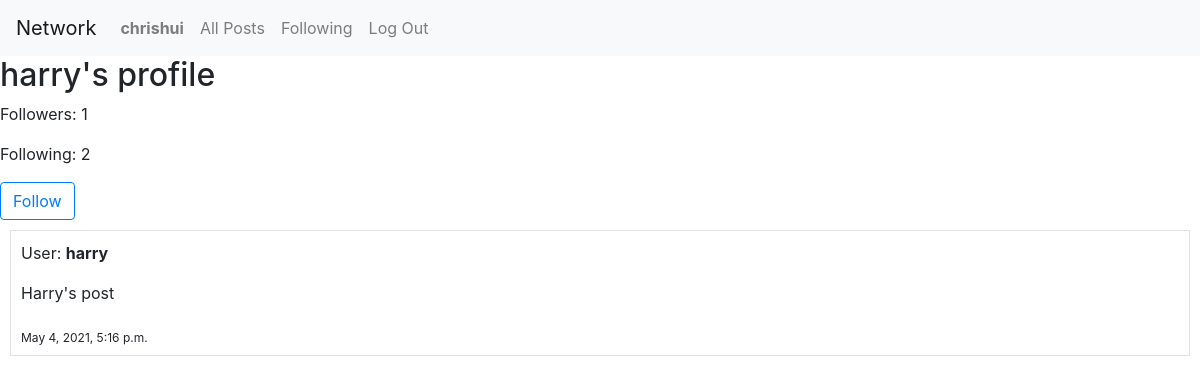
The page /profile/2 (signed in) on the database its author committed.
### network/models.py (models this page shows, shortened)
class User(AbstractUser):
    pass

class TimeStampMixin(models.Model):
    created_at = models.DateTimeField(auto_now_add=True)
    updated_at = models.DateTimeField(auto_now=True)
    class Meta:
        abstract = True

class Post(TimeStampMixin):
    user = models.ForeignKey(User, on_delete=models.CASCADE)
    content = models.CharField(max_length = 64)
    likes = models.IntegerField(default=0)

### network/views.py (the view)
# urls.py: path("profile/<int:user_id>", views.profile, name="profile"),
def profile(request, user_id):
    target_user = User.objects.get(id=user_id)
    user = request.user
    posts_chronological = []
    for object in Post.objects.filter(user=target_user):
        posts_chronological.insert(0,object)
    following_check = Profile.objects.filter(user=user, following=target_user).exists()
    following_count = Profile.objects.filter(user=target_user).values('following').count()
    followers_count = Profile.objects.filter(user=target_user).values('followers').count()
    return render(request, "network/profile.html", {
        "posts": posts_chronological,
        "profile": target_user,
        "following_check": following_check,
        "following_count": following_count,
        "followers_count": followers_count,
    })

### network/templates/network/profile.html (shortened to what this page needs)
{% extends "network/layout.html" %}
{% block body %}
  <h2> {{ profile.username }}'s profile</h2>
  <p> Followers: {{followers_count}}</p>
  <p> Following: {{following_count}}</p>
  {% if user.id != profile.id %}
    <form action="{% url 'follow' profile.id %}" method="post">
      {% if following_check == False %}
        <input type="submit" value="Follow" class="btn btn-outline-primary" />
      {% endif %}
    </form>
  {% endif %}
  {% for post in posts %}
    <div class="border" style="margin: 10px; padding: 10px;">
      <p>User:  <b> {{ post.user }} </b></p>
      <p> {{ post.content }} </p>
      <sub> {{ post.created_at }}</sub>
    </div>
  {% endfor %}
{% endblock %}

### network/templates/network/layout.html (shortened to what this page needs)
{% load static %}
<!DOCTYPE html>
<html lang="en">
    <head>
        <link rel="stylesheet" href="https://stackpath.bootstrapcdn.com/bootstrap/4.4.1/css/bootstrap.min.css">
        <link href="{% static 'network/styles.css' %}" rel="stylesheet">
    </head>
    <body>
        <nav class="navbar navbar-expand-lg navbar-light bg-light">
            <a class="navbar-brand" href="#">Network</a>
            <div>
              <ul class="navbar-nav mr-auto">
                {% if user.is_authenticated %}
                    <li class="nav-item">
                        <a class="nav-link" href="{% url 'profile' user.id %}"><strong>{{ user.username }}</strong></a>
                    </li>
                {% endif %}
                <li class="nav-item">
                  <a class="nav-link" href="{% url 'index' %}">All Posts</a>
                </li>
                {% if user.is_authenticated %}
                    <li class="nav-item">
                        <a class="nav-link" href="{% url 'following' %}">Following</a>
                    </li>
                    <li class="nav-item">
                        <a class="nav-link" href="{% url 'logout' %}">Log Out</a>
                    </li>
                {% endif %}
              </ul>
            </div>
          </nav>
        <div class="body">
          {% block body %}
          {% endblock %}
        </div>
    </body>
</html>

### rows shown on the page
User: username "chrishui"
User: username "harry"
Post: user "harry", content "Harry's post", created_at "May 4, 2021, 5:16 p.m."

### other values the page prints
{{ followers_count }} "1"
{{ following_count }} "2"
